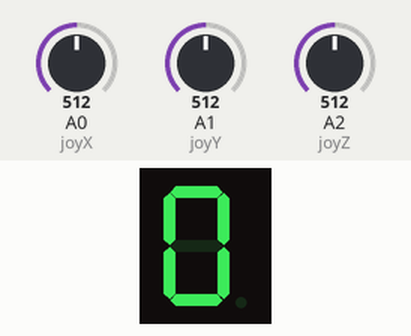
Recording of a sketch running on a simulated Arduino Uno, built with avr-gcc and run on an emulated ATmega328P. Shown: 1-digit seven-segment display. Wiring (inferred from the names in the program): 1-digit 7-segment display, segments lit when HIGH: segments pin 2, pin 3, A3, A4, A5, pin 4, pin 5. The test bench sets the inputs (shaded band); at power-on: A0 (joyX) = 512, A1 (joyY) = 512, A2 (joyZ) = 512. The segment pins are drawn as the display they are named for.

Above: at 1.2 s.
1.3 s: A0 (joyX) set to 15
At 2.4 s:
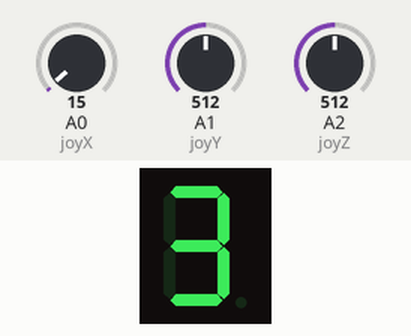
2.8 s: A1 (joyY) set to 344
At 3.6 s:
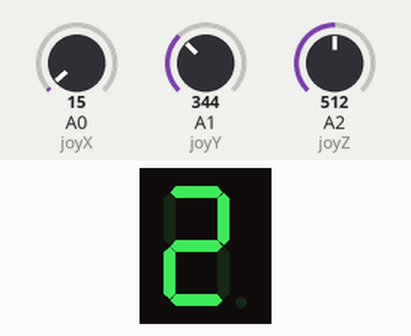
4.3 s: A1 (joyY) set to 122
At 4.7 s:
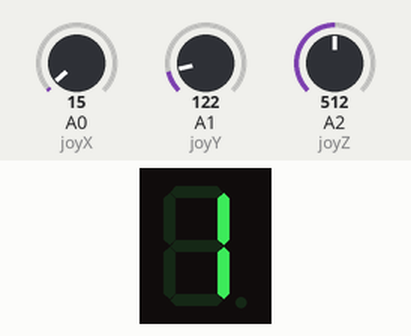
5.8 s: A0 (joyX) set to 716
At 7.0 s:
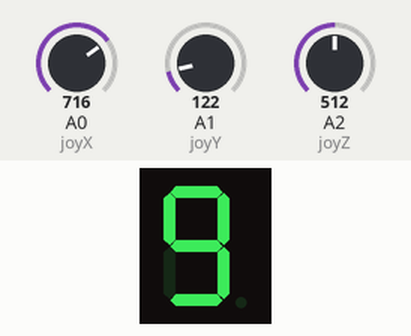
7.3 s: A1 (joyY) set to 900
At 8.2 s:
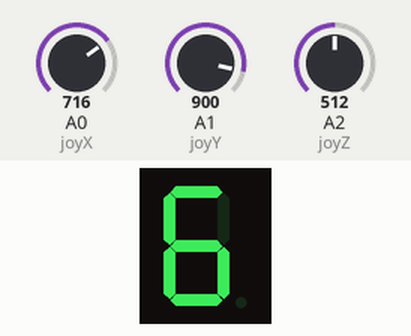
8.8 s: A0 (joyX) set to 306
At 9.3 s:
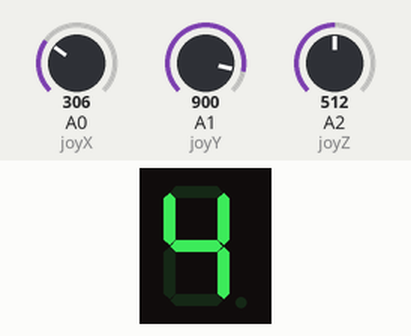
Timing chart, 0 to 11.3 s (numbered marks = the images above; inputs shaded):
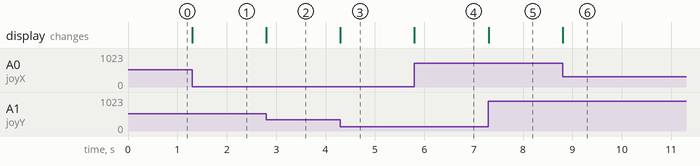

Measured:
- after the input at 1.3 s, the display: changes at once (image 1)
- after the input at 2.8 s, the display: changes at once (image 2)
- after the input at 4.3 s, the display: changes at once (image 3)
- after the input at 5.8 s, the display: changes at once (image 4)
- after the input at 7.3 s, the display: changes at once (image 5)
- after the input at 8.8 s, the display: changes at once (image 6)

The sketch:

Analog_Digital_test1.ino
```cpp
#define segA 2    //connecting segment A to PIN2
#define segB 3    // connecting segment B to PIN3
#define segC A3   // connecting segment C to PIN4
#define segD A4   // connecting segment D to PIN5
#define segE A5   // connecting segment E to PIN6
#define segF 4    // connecting segment F to PIN7
#define segG 5    // connecting segment G to PIN8

#define joyX A0
#define joyY A1
#define joyZ A2

int countNum = 0;
int xVar = 0;
int yVar = 0;
int zVar = 0;

void setup(){

   /* for (int i = 2; i < 14; i++){

            pinMode(i, OUTPUT);   // taking all pins from 7-13 as output

  }*/
  pinMode(2, OUTPUT);   // taking all pins from 7-13 as output
  pinMode(3, OUTPUT);   // taking all pins from 7-13 as output
  pinMode(A3, OUTPUT);   // taking all pins from 7-13 as output
  pinMode(A4, OUTPUT);   // taking all pins from 7-13 as output
  pinMode(A5, OUTPUT);   // taking all pins from 7-13 as output
  pinMode(4, OUTPUT);   // taking all pins from 7-13 as output
  pinMode(5, OUTPUT);   // taking all pins from 7-13 as output


}


void loop(){


  xVar = analogRead(joyX);
  yVar = analogRead(joyY);
  zVar = analogRead(joyZ);

if (xVar >= 354 && xVar <= 669 && yVar >= 0 && yVar <= 25){
    countNum = 0;
  }
  if (xVar >= 0 && xVar <= 353 && yVar >= 0 &&  yVar <= 300){
    countNum = 1;
  }
  if (xVar >= 0 && xVar <= 97 && yVar >= 301 &&  yVar <= 511){
    countNum = 2;
  }
  if (xVar >= 0 && xVar <= 97 && yVar >= 512 &&  yVar <= 812){
    countNum = 3;
  }
  if (xVar >= 0 && xVar <= 353 && yVar >= 813 &&  yVar <= 1023){
    countNum = 4;
  }
  if (xVar >= 354 && xVar <= 669 && yVar >= 999 &&  yVar <= 1023){
    countNum = 5;
  }
  if (xVar >= 700 && xVar <= 1023 && yVar >= 813 &&  yVar <= 1023){
    countNum = 6;
  }
  if (xVar >= 926 && xVar <= 1023 && yVar >= 512 &&  yVar <= 812){
    countNum = 7;
  }
  if (xVar >= 926 && xVar <= 1023 && yVar >= 301 &&  yVar <= 511){
    countNum = 8;
  }
  if (xVar >= 700 && xVar <= 1023 && yVar >= 0 &&  yVar <= 300){
    countNum = 9;
  }

  Serial.print(xVar);
  Serial.print("\t");
  Serial.print(yVar);
  Serial.print("\t");
  Serial.print(zVar);
  Serial.print("\t");
  Serial.println(countNum);


  switch (countNum){

      case 0://when count value is zero show ”0” on disp

      digitalWrite(segA, HIGH);

      digitalWrite(segB, HIGH);

      digitalWrite(segC, HIGH);

      digitalWrite(segD, HIGH);

      digitalWrite(segE, HIGH);

      digitalWrite(segF, HIGH);

      digitalWrite(segG, LOW);

      break;


      case 1:// when count value is 1 show ”1” on disp

      digitalWrite(segA, LOW);

      digitalWrite(segB, HIGH);

      digitalWrite(segC, HIGH);

      digitalWrite(segD, LOW);

      digitalWrite(segE, LOW);

      digitalWrite(segF, LOW);

      digitalWrite(segG, LOW);

      break;


      case 2:// when count value is 2 show ”2” on disp

      digitalWrite(segA, HIGH);

      digitalWrite(segB, HIGH);

      digitalWrite(segC, LOW);

      digitalWrite(segD, HIGH);

      digitalWrite(segE, HIGH);

      digitalWrite(segF, LOW);

      digitalWrite(segG, HIGH);

      break;


      case 3:// when count value is 3 show ”3” on disp

      digitalWrite(segA, HIGH);

      digitalWrite(segB, HIGH);

      digitalWrite(segC, HIGH);

      digitalWrite(segD, HIGH);

      digitalWrite(segE, LOW);

      digitalWrite(segF, LOW);

      digitalWrite(segG, HIGH);

      break;


      case 4:// when count value is 4 show ”4” on disp

      digitalWrite(segA, LOW);

      digitalWrite(segB, HIGH);

      digitalWrite(segC, HIGH);

      digitalWrite(segD, LOW);

      digitalWrite(segE, LOW);

      digitalWrite(segF, HIGH);

      digitalWrite(segG, HIGH);

      break;


      case 5:// when count value is 5 show ”5” on disp

      digitalWrite(segA, HIGH);

      digitalWrite(segB, LOW);

      digitalWrite(segC, HIGH);

      digitalWrite(segD, HIGH);

      digitalWrite(segE, LOW);

      digitalWrite(segF, HIGH);

      digitalWrite(segG, HIGH);

      break;


      case 6:// when count value is 6 show ”6” on disp


      digitalWrite(segA, HIGH);

      digitalWrite(segB, LOW);

      digitalWrite(segC, HIGH);

      digitalWrite(segD, HIGH);

      digitalWrite(segE, HIGH);

      digitalWrite(segF, HIGH);

      digitalWrite(segG, HIGH);

      break;


      case 7:// when count value is 7 show ”7” on disp


      digitalWrite(segA, HIGH);

      digitalWrite(segB, HIGH);

      digitalWrite(segC, HIGH);

      digitalWrite(segD, LOW);

      digitalWrite(segE, LOW);

      digitalWrite(segF, LOW);

      digitalWrite(segG, LOW);

      break;


      case 8:// when count value is 8 show ”8” on disp


      digitalWrite(segA, HIGH);

      digitalWrite(segB, HIGH);

      digitalWrite(segC, HIGH);

      digitalWrite(segD, HIGH);

      digitalWrite(segE, HIGH);

      digitalWrite(segF, HIGH);

      digitalWrite(segG, HIGH);

      break;


      case 9:// when count value is 9 show ”9” on disp

      digitalWrite(segA, HIGH);

      digitalWrite(segB, HIGH);

      digitalWrite(segC, HIGH);

      digitalWrite(segD, HIGH);

      digitalWrite(segE, LOW);

      digitalWrite(segF, HIGH);

      digitalWrite(segG, HIGH);

      break;


      break;

      }

}
```
